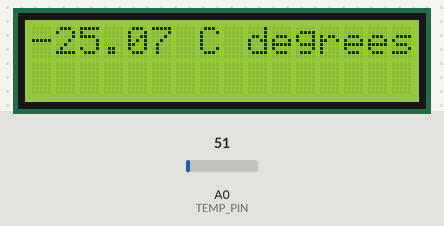
Recording of a sketch running on a simulated Arduino Uno, built with avr-gcc and run on an emulated ATmega328P. On the bench: 16×2 character LCD. The test bench sets the inputs (shaded band); at power-on: A0 (TEMP_PIN) = 51.

Above: at 1.2 s.
1.3 s: A0 (TEMP_PIN) set to 61
At 2.6 s:
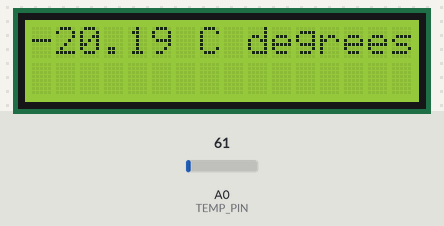
3.1 s: A0 (TEMP_PIN) set to 71
At 4.3 s:
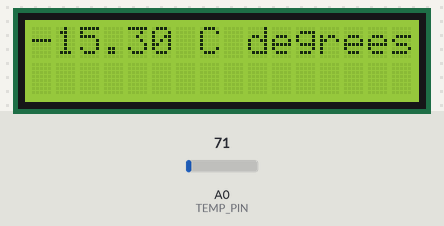
4.6 s: A0 (TEMP_PIN) set to 86
At 5.3 s:
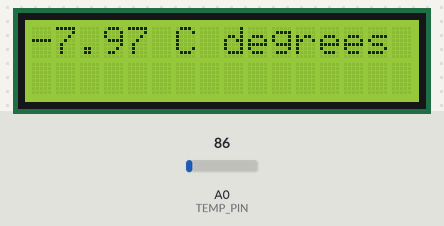
Timing chart, 0 to 7.6 s (numbered marks = the images above; inputs shaded):
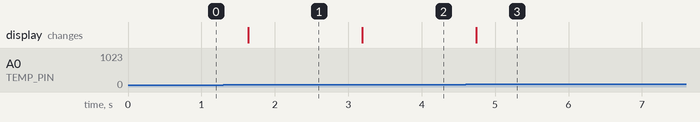

The sketch:

temperature-display.ino
```cpp
#include <Wire.h>
#include <LiquidCrystal_I2C.h>

constexpr int TEMP_PIN = 0;

constexpr int MAX_ADC_READING = 1023;
constexpr int ADC_REF_VOLTAGE = 5;

LiquidCrystal_I2C lcd(0x3F, 16, 2);

void setup() {
  lcd.init();
  lcd.backlight();
}

void loop() {
  int rawData = analogRead(TEMP_PIN);
  float v = (float) rawData * ADC_REF_VOLTAGE / MAX_ADC_READING;
  float temp = v * 100 - 50;

  lcd.clear();
  lcd.print(String(temp, 2) + " C degrees");
  delay(500);
}
```

Measured:
- after the input at 1.3 s, the display: changes after 0.34 s (image 1)
- after the input at 3.1 s, the display: changes after 0.09 s (image 2)
- after the input at 4.6 s, the display: changes after 0.14 s (image 3)
